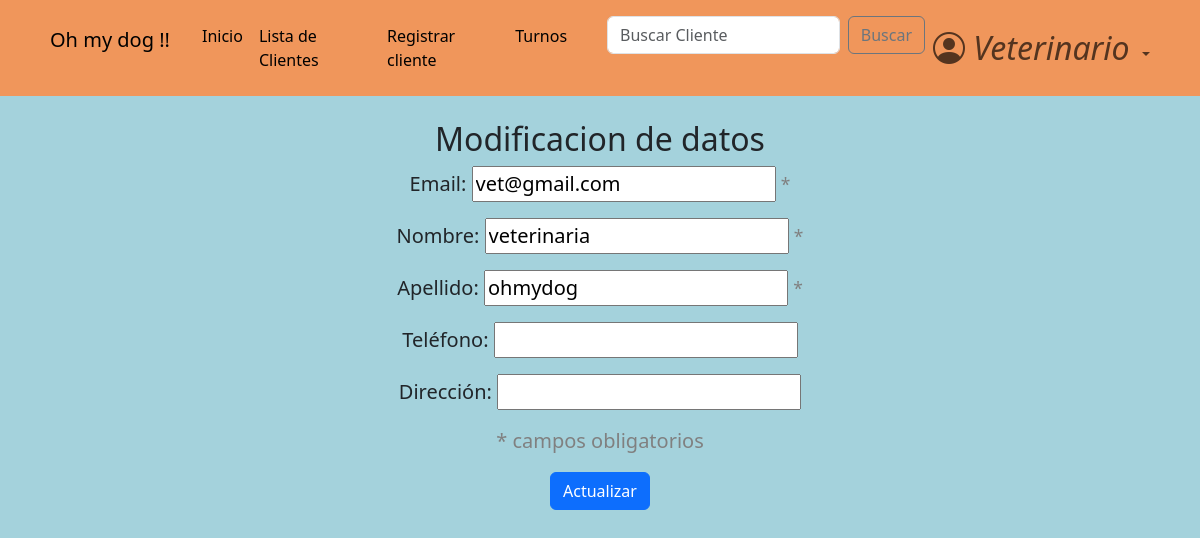
Before: /accounts/modif/ (signed in) with the older database file.
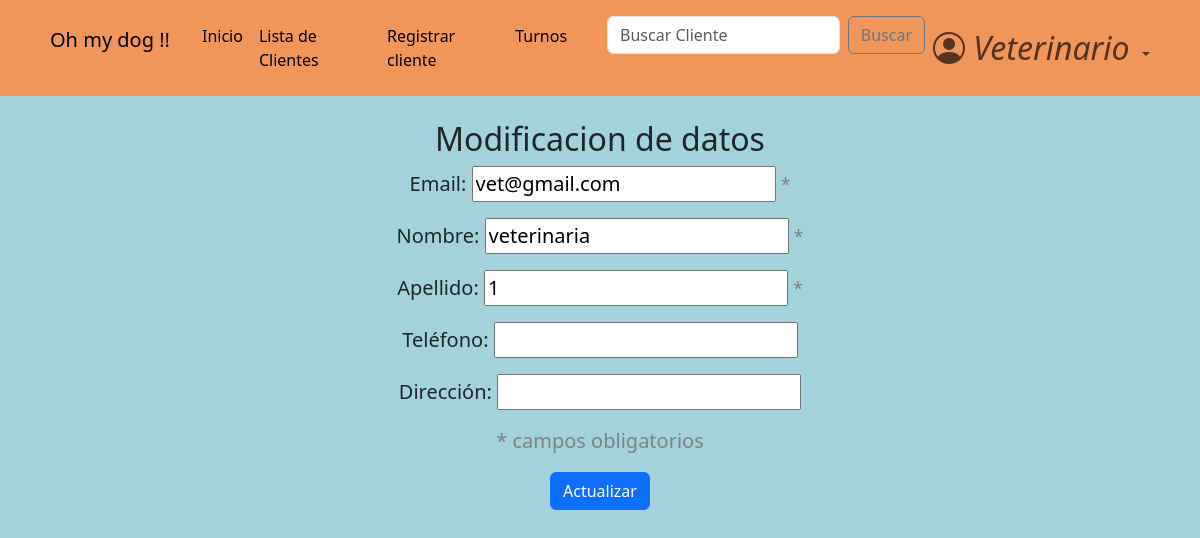
After: the same page with the newer database file.
### accounts/models.py (models this page shows, shortened)
class CustomUser(AbstractBaseUser, PermissionsMixin):
    email =                     models.EmailField(verbose_name="email", unique=True)    #.foreignKey ??
    name =                      models.CharField(max_length=25)   #slug es texto corto
    surname =                   models.CharField(max_length=30, blank=True, null=True)
    address =                   models.CharField(max_length=30, blank=True, null=True)
    telephone =                 models.SlugField(max_length=12, blank=True, null=True)
    is_active =                 models.BooleanField(default=True)
    is_staff =                  models.BooleanField(default=False)
    is_admin =                  models.BooleanField(default=False)
    last_login =                models.DateTimeField(verbose_name="last login", default=datetime.datetime.now)
    is_veterinario =            models.BooleanField(default=False)
    USERNAME_FIELD = "email"    #variable por la cual se ingresa, dice username pero seria como 'campo que representa el inicio de sesion'
    REQUIRED_FIELDS = ['name',]    #no permite registros si no tiene estos campos completos
    objects = CustomUserManager()

### accounts/views.py (the view)
# urls.py: path('modif/', views.account_modif_view,
@login_required
def account_modif_view(request):
    if not request.user.is_authenticated:
        return redirect('login')
    if request.POST:
        form = CustomUserModificationForm(request.POST, instance=request.user)
        if form.is_valid():
            form.save()
            return redirect('account_modif_succeed')
    else:
        form = CustomUserModificationForm(
            initial = {
                "email": request.user.email,
                "name": request.user.name,
                "surname": request.user.surname,
                "telephone": request.user.telephone,
                "address": request.user.address
            }
        )
    return render(request, 'registration/account_modif.html', {'account_form': form})

### accounts/forms.py (shortened to what this page needs)
class CustomUserModificationForm(forms.ModelForm):
    email = forms.EmailField(help_text = "*")
    name = forms.CharField(label="Nombre", required=True, help_text = "*")
    surname = forms.CharField(label="Apellido", required=True, help_text = "*")
    telephone = forms.CharField(label="Teléfono", required=False)
    address = forms.CharField(label="Dirección", required=False)
    class Meta:
        model = CustomUser
        fields = ('email', 'name', 'surname', 'telephone', 'address')
        error_messages = {
            'email': {
                "unique": "El email ingresado ya se encuentra en uso",
            },
        }

### accounts/templates/registration/account_modif.html (shortened to what this page needs)
{% extends 'base.html' %}
{% block content %}
<main>
    <br>
    <h2 style="text-align:center;">Modificacion de datos</h2>
    <form method="post">
        {% for field in account_form %}
            <p style="text-align:center;">
                {{field.label_tag}}
                {{field}}
                {% if field.help_text %}
                    <small style="color: grey;">{{field.help_text}}</small>
                {% endif %}
            </p>
        {% endfor %}
        <p style="text-align:center; color:grey"> * campos obligatorios</p>
    <div class="text-center">
        <button class="btn btn-primary">Actualizar</button>
    </div>
    </form>
    </main>
{% endblock content %}

Changed rows visible on the page:
changed CustomUser "vet@gmail.com": surname "ohmydog" → "1"
